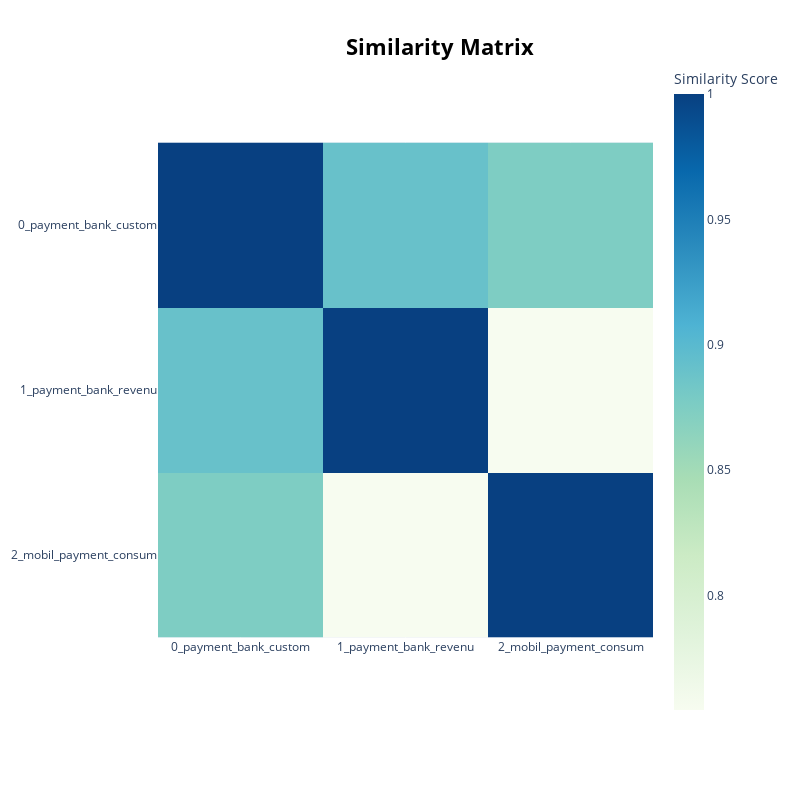

Write notebook code for a chart like this one.
### Code cell
topic_model.visualize_heatmap(n_clusters=2)

### Figure 1 — Plotly figure (JSON) as saved in the notebook; plotly's stock layout.template omitted (floating-point values rounded to 4 significant figures)
{"data": [{"coloraxis": "coloraxis", "hovertemplate": "x: %{x}<br>y: %{y}<br>Similarity Score: %{z}<extra></extra>", "name": "0", "type": "heatmap", "x": ["0_payment_bank_custom", "1_payment_bank_revenu", "2_mobil_payment_consum"], "xaxis": "x", "y": ["0_payment_bank_custom", "1_payment_bank_revenu", "2_mobil_payment_consum"], "yaxis": "y", "z": [[1, 0.8904, 0.8752], [0.8904, 1.0, 0.7544], [0.8752, 0.7544, 1]]}], "layout": {"coloraxis": {"colorbar": {"title": {"text": "Similarity Score"}}, "colorscale": [[0, "rgb(247,252,240)"], [0.125, "rgb(224,243,219)"], [0.25, "rgb(204,235,197)"], [0.375, "rgb(168,221,181)"], [0.5, "rgb(123,204,196)"], [0.625, "rgb(78,179,211)"], [0.75, "rgb(43,140,190)"], [0.875, "rgb(8,104,172)"], [1, "rgb(8,64,129)"]]}, "height": 800, "hoverlabel": {"bgcolor": "white", "font": {"family": "Rockwell", "size": 16}}, "legend": {"title": {"text": "Trend"}}, "margin": {"t": 60}, "showlegend": true, "title": {"font": {"color": "Black", "size": 22}, "text": "<b>Similarity Matrix</b>", "x": 0.55, "xanchor": "center", "y": 0.95, "yanchor": "top"}, "width": 800, "xaxis": {"anchor": "y", "constrain": "domain", "domain": [0, 1], "scaleanchor": "y"}, "yaxis": {"anchor": "x", "autorange": "reversed", "constrain": "domain", "domain": [0, 1]}}}
